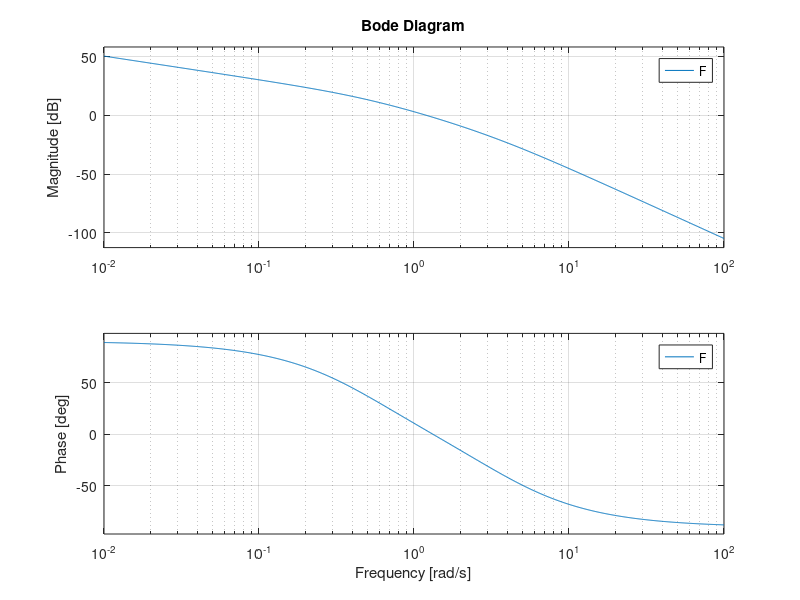
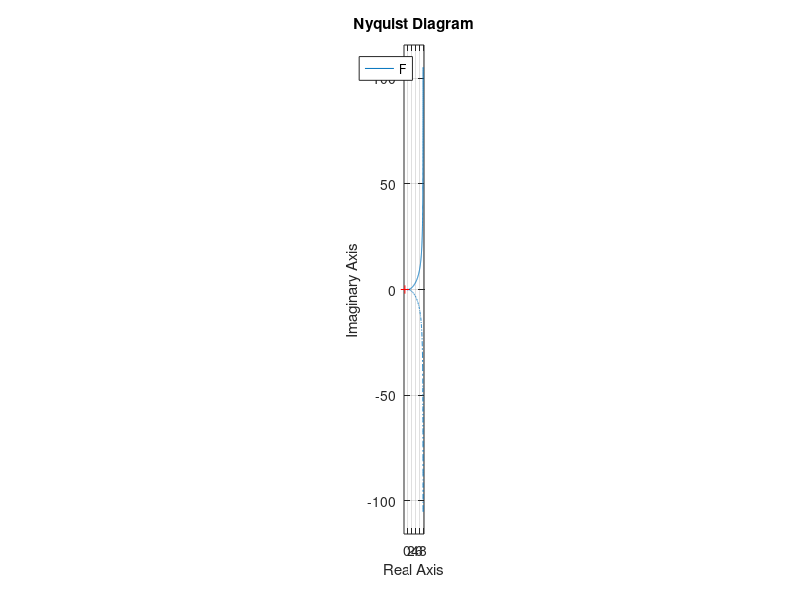
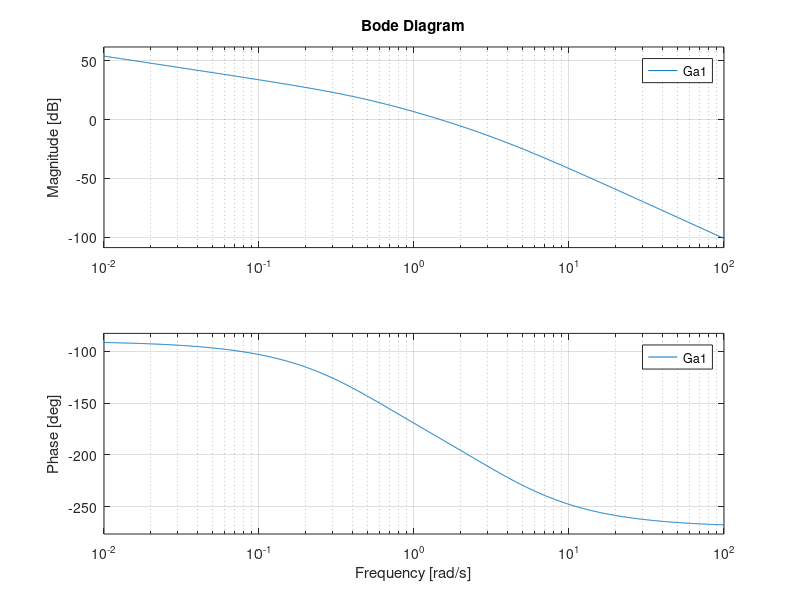
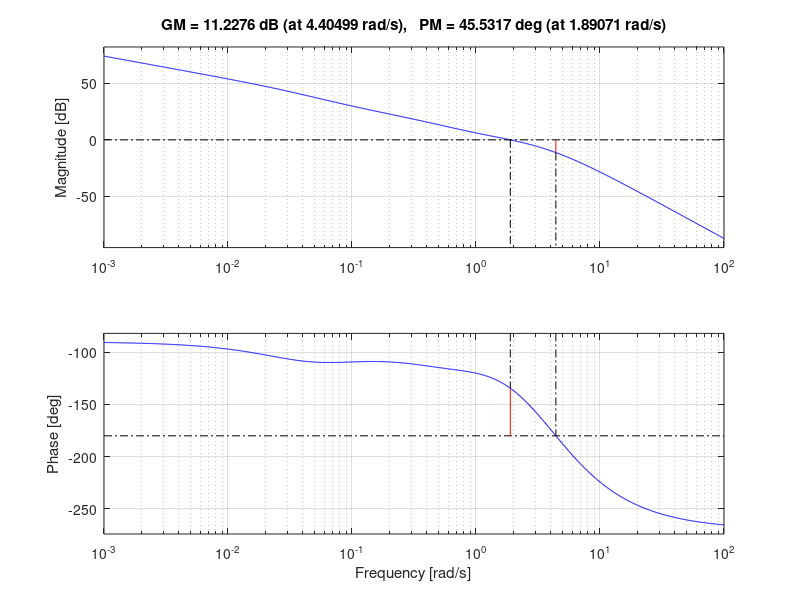

Recreate these plots in MATLAB, in order.
clear all, close all

s = tf('s')

A = 9
Gp = -0.65/(s^3+4*s^2+1.75*s);

damp(Gp)

KGp = dcgain(s*Gp)

F = A*Gp;

Kf = dcgain(s*F)

figure, bode(F)
figure, nyquist(F)
axis equal

Kc = -1.5

wc_des = 1.89

Ga1 = Kc*F

figure, bode(Ga1)
[m_wc_des, f_wc_des] = bode(Ga1, wc_des)

%devo recuperare 60 gradi, uso due reti attenuatrici da 3 nel max

xd = 1.73
taud = xd/wc_des
md = 3

Rd = (1+taud*s)/(1+taud/md*s)

Ga2 = Ga1*Rd^2

[m_wc_des, f_wc_des] = bode(Ga2, wc_des)

%metto reti attenuatrici in modo da perdere 1.78 
mi = 1.789

figure, bode((1+1/mi*s)/(1+s))

xi = 50;
taui = xi/wc_des

Ri = (1+taui/mi*s)/(1+taui*s)

Ga3 = Ga2*Ri

margin(Ga3)

C = Kc*Rd^2*Ri
Ga = F

W = feedback(C*F, 1);

figure, bode(W)
figure, step(W)

We = feedback(1, Kc*9*Ga*C)
[mu, fu] = bode(We, 30)
u_max = 9*mu

